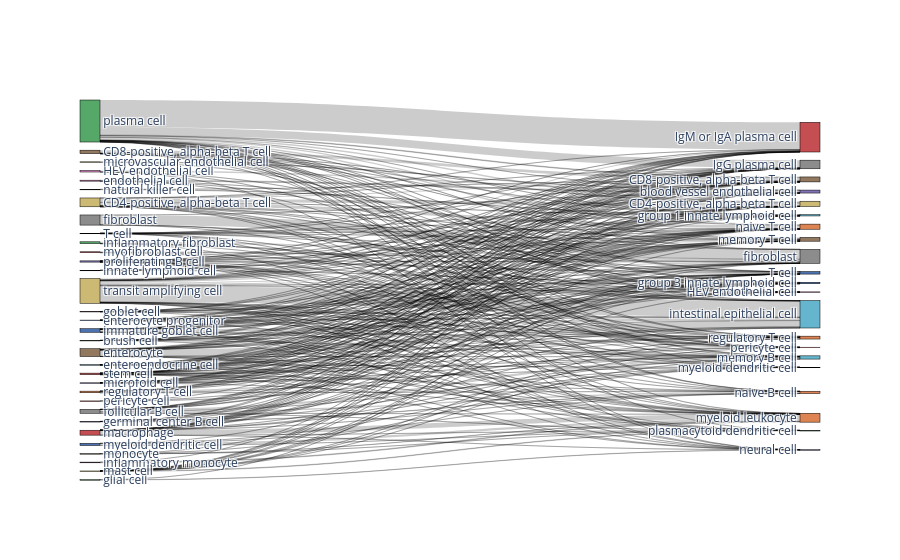
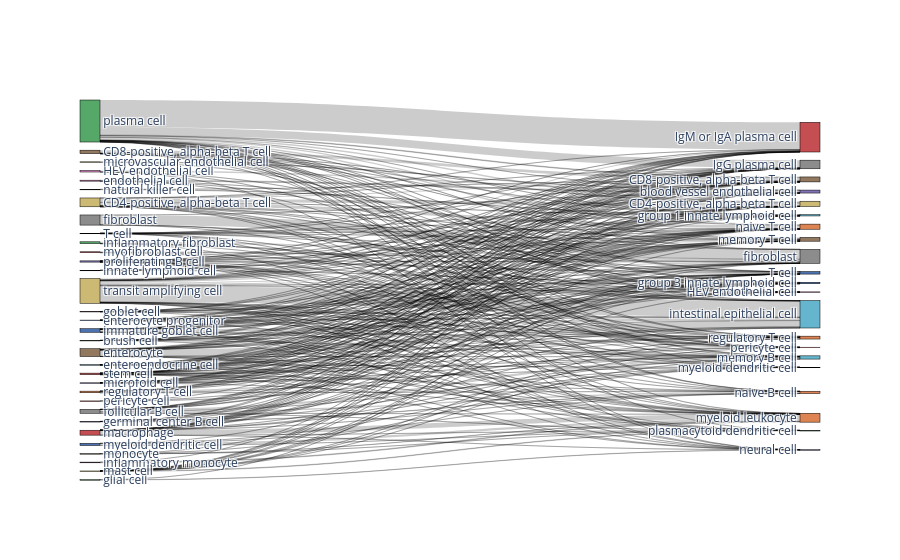

Notebook cell for these charts, in order:
### Markdown cell above
Write out metrics to a report file, create confusion matrices and comparative umap plots

### Code cell
%matplotlib inline

bc.tl.report(
    adata_pred=adata_predicted,
    celltype=celltype, 
    method=method, 
    analysis_name=analysis_name,
    train_datasets = adata_trains,
    test_dataset = adata_orig,
    merge = merge,
    name_prediction='auto_annot', 
    name_report='auto_annot', 
    use_raw=use_raw,
    remove_nonshared=True, 
    clustering='leiden', 
    asymmetric_matrix=True, 
    delimiter='\t', 
    verbose=True
)

### Figure 1 — Plotly figure (JSON) as saved in the notebook; plotly's stock layout.template omitted (floating-point values rounded to 4 significant figures; data arrays with more than 128 entries replaced by an {"elided": "..."} marker saying what was removed)
{"data": [{"link": {"source": {"elided": "310 int values"}, "target": {"elided": "310 int values"}, "value": {"elided": "310 int values"}}, "node": {"color": ["#4c72b0", "#937860", "#da8bc3", "#ccb974", "#55a868", "#da8bc3", "#937860", "#4c72b0", "#64b5cd", "#8c8c8c", "#8c8c8c", "#8172b3", "#55a868", "#da8bc3", "#4c72b0", "#55a868", "#da8bc3", "#8c8c8c", "#c44e52", "#ccb974", "#8172b3", "#ccb974", "#c44e52", "#dd8452", "#c44e52", "#55a868", "#8172b3", "#4c72b0", "#937860", "#dd8452", "#c44e52", "#ccb974", "#ccb974", "#937860", "#da8bc3", "#8c8c8c", "#c44e52", "#4c72b0", "#8172b3", "#8c8c8c", "#64b5cd", "#4c72b0", "#64b5cd", "#64b5cd", "#937860", "#4c72b0", "#dd8452", "#dd8452", "#dd8452", "#8172b3", "#c44e52", "#55a868", "#dd8452"], "label": ["myeloid dendritic cell", "CD8-positive, alpha-beta T cell", "HEV endothelial cell", "CD4-positive, alpha-beta T cell", "brush cell", "endothelial cell", "enterocyte", "enterocyte progenitor", "enteroendocrine cell", "fibroblast", "follicular B cell", "germinal center B cell", "glial cell", "goblet cell", "immature goblet cell", "inflammatory fibroblast", "inflammatory monocyte", "innate lymphoid cell", "macrophage", "mast cell", "microfold cell", "microvascular endothelial cell", "myofibroblast cell", "natural killer cell", "pericyte cell", "plasma cell", "proliferating B cell", "T cell", "monocyte", "regulatory T cell", "stem cell", "transit amplifying cell", "CD4-positive, alpha-beta T cell", "CD8-positive, alpha-beta T cell", "HEV endothelial cell", "IgG plasma cell", "IgM or IgA plasma cell", "T cell", "blood vessel endothelial cell", "fibroblast", "group 1 innate lymphoid cell", "group 3 innate lymphoid cell", "intestinal epithelial cell", "memory B cell", "memory T cell", "myeloid dendritic cell", "myeloid leukocyte", "naive B cell", "naive T cell", "neural cell", "pericyte cell", "plasmacytoid dendritic cell", "regulatory T cell"], "line": {"color": "black", "width": 0.5}, "pad": 15, "thickness": 20}, "type": "sankey"}], "layout": {}}

### Figure 2 — Plotly figure (JSON) as saved in the notebook; plotly's stock layout.template omitted (floating-point values rounded to 4 significant figures; data arrays with more than 128 entries replaced by an {"elided": "..."} marker saying what was removed)
{"data": [{"link": {"source": {"elided": "310 int values"}, "target": {"elided": "310 int values"}, "value": {"elided": "310 int values"}}, "node": {"color": ["#4c72b0", "#937860", "#da8bc3", "#ccb974", "#55a868", "#da8bc3", "#937860", "#4c72b0", "#64b5cd", "#8c8c8c", "#8c8c8c", "#8172b3", "#55a868", "#da8bc3", "#4c72b0", "#55a868", "#da8bc3", "#8c8c8c", "#c44e52", "#ccb974", "#8172b3", "#ccb974", "#c44e52", "#dd8452", "#c44e52", "#55a868", "#8172b3", "#4c72b0", "#937860", "#dd8452", "#c44e52", "#ccb974", "#ccb974", "#937860", "#da8bc3", "#8c8c8c", "#c44e52", "#4c72b0", "#8172b3", "#8c8c8c", "#64b5cd", "#4c72b0", "#64b5cd", "#64b5cd", "#937860", "#4c72b0", "#dd8452", "#dd8452", "#dd8452", "#8172b3", "#c44e52", "#55a868", "#dd8452"], "label": ["myeloid dendritic cell", "CD8-positive, alpha-beta T cell", "HEV endothelial cell", "CD4-positive, alpha-beta T cell", "brush cell", "endothelial cell", "enterocyte", "enterocyte progenitor", "enteroendocrine cell", "fibroblast", "follicular B cell", "germinal center B cell", "glial cell", "goblet cell", "immature goblet cell", "inflammatory fibroblast", "inflammatory monocyte", "innate lymphoid cell", "macrophage", "mast cell", "microfold cell", "microvascular endothelial cell", "myofibroblast cell", "natural killer cell", "pericyte cell", "plasma cell", "proliferating B cell", "T cell", "monocyte", "regulatory T cell", "stem cell", "transit amplifying cell", "CD4-positive, alpha-beta T cell", "CD8-positive, alpha-beta T cell", "HEV endothelial cell", "IgG plasma cell", "IgM or IgA plasma cell", "T cell", "blood vessel endothelial cell", "fibroblast", "group 1 innate lymphoid cell", "group 3 innate lymphoid cell", "intestinal epithelial cell", "memory B cell", "memory T cell", "myeloid dendritic cell", "myeloid leukocyte", "naive B cell", "naive T cell", "neural cell", "pericyte cell", "plasmacytoid dendritic cell", "regulatory T cell"], "line": {"color": "black", "width": 0.5}, "pad": 15, "thickness": 20}, "type": "sankey"}], "layout": {}}
